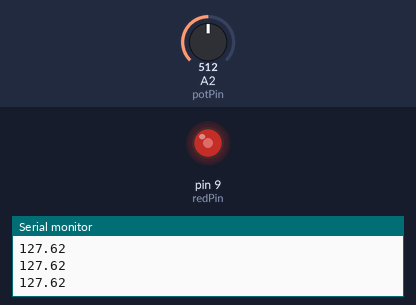
A sketch run on a simulated Arduino Uno, built with avr-gcc and run on an emulated ATmega328P. Parts: output pins drawn as LEDs (lit = HIGH), the last lines printed to the serial monitor. Inputs (shaded band) come from the test bench; at power-on: A2 (potPin) = 512.

Above: at 1.2 s.
1.3 s: A2 (potPin) set to 716
At 2.5 s:
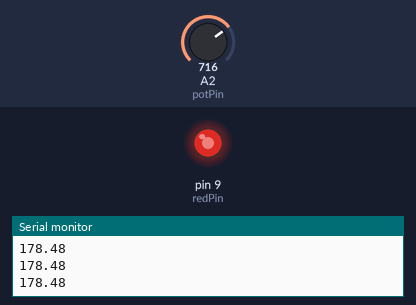
2.8 s: A2 (potPin) set to 900
At 3.6 s:
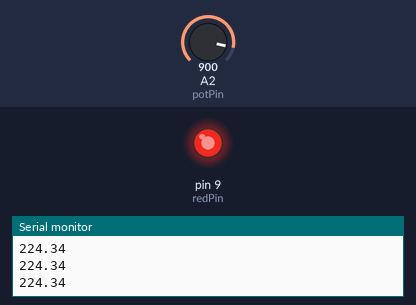
4.3 s: A2 (potPin) set to 122
At 4.6 s:
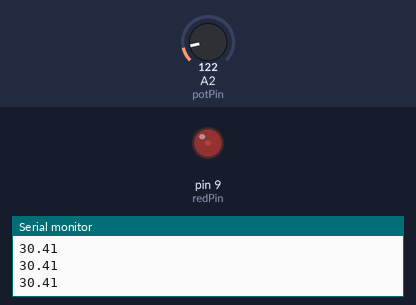
5.8 s: A2 (potPin) set to 0
At 6.9 s:
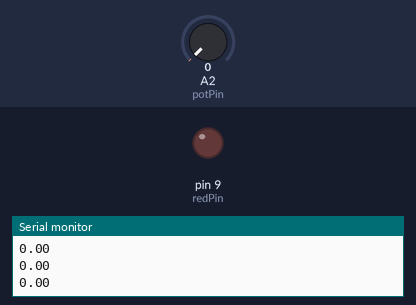
7.3 s: A2 (potPin) set to 511
At 8.2 s:
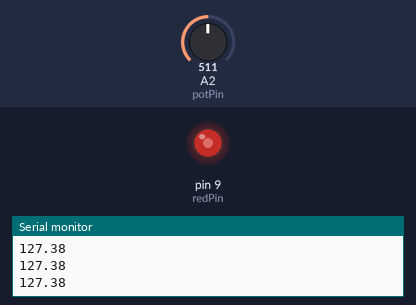
Timing chart, 0 to 9.8 s (numbered marks = the images above; inputs shaded):
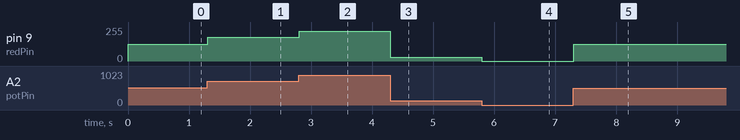

Measured:
- after the input at 1.3 s, pin 9 (redPin): 127/255 → 178/255 at once
- after the input at 2.8 s, pin 9 (redPin): 178/255 → 224/255 at once
- after the input at 4.3 s, pin 9 (redPin): 224/255 → 30/255 at once
- after the input at 5.8 s, pin 9 (redPin): 30/255 → 0/255 at once
- after the input at 7.3 s, pin 9 (redPin): 0/255 → 127/255 at once

The sketch:

Brightness_Of_LED_2.ino
```cpp
int potPin=A2;
int redPin=9;
int potVal;
float ledVal;


void setup() {
  // put your setup code here, to run once:
pinMode(potPin,INPUT);
pinMode(redPin,OUTPUT);
Serial.begin(9600);
}

void loop() {
  // put your main code here, to run repeatedly:
potVal=analogRead(potPin);
ledVal=(255./1023.)*potVal;
analogWrite(redPin,ledVal);
Serial.println(ledVal);
}
```
